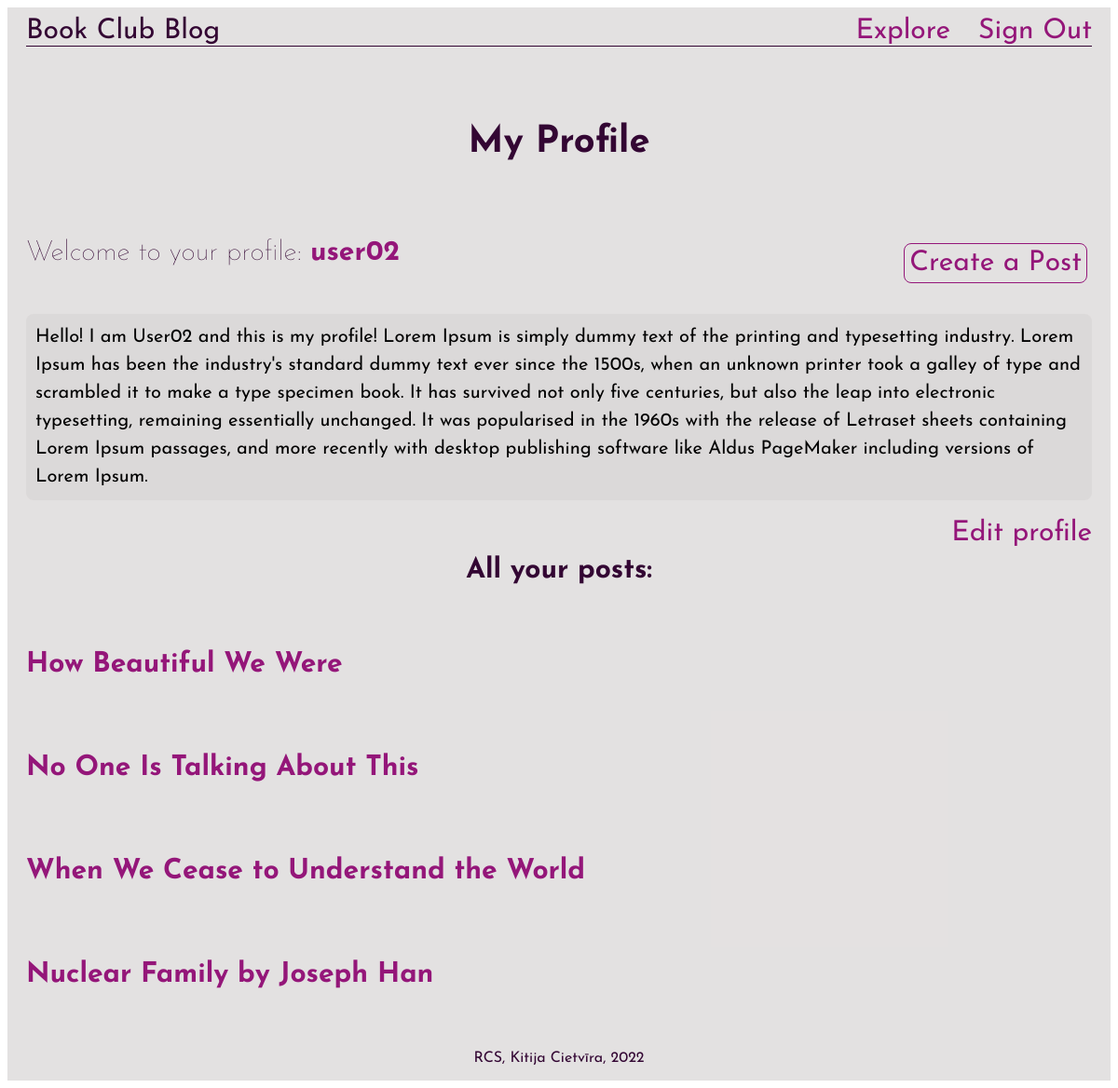
The page /view/profile.php?user-id=2 (signed in) on the database its author committed.
### tables this page shows
CREATE TABLE `users` (
  `id` int(11) NOT NULL,
  `username` varchar(255) NOT NULL,
  `email` varchar(255) NOT NULL,
  `password` varchar(255) NOT NULL
);

CREATE TABLE `profile` (
  `text` text NOT NULL,
  `user_id` int(255) NOT NULL,
  `image` text NOT NULL
);

CREATE TABLE `posts` (
  `id` int(11) NOT NULL,
  `title` varchar(255) NOT NULL,
  `text` text NOT NULL,
  `user_id` int(255) NOT NULL,
  `publish_date` datetime NOT NULL,
  `image` text NOT NULL,
  `post_deleted` tinyint(1) NOT NULL DEFAULT 0
);

### models/User.php (called while the page is built, shortened)
<?php
    Class User {
        private $id;
        private $username;
        private $dbConnection;
        public function __construct($dbConnection)
        {
            $this->dbConnection = $dbConnection;
        }
        public function getOne($userId)
        {
            $sql = "SELECT username,email,password FROM users WHERE id = ?";
            $stmt = $this->dbConnection->stmt_init();
           $this->id = (int)$userId;
            if ($stmt->prepare($sql)) {
                $stmt->bind_param("i", $param_userId);
                $param_userId = $this->id;
                if ($stmt->execute()) {
                    $stmt->store_result();
                    if ($stmt->num_rows == 1) {
                        $stmt->bind_result($db_username, $db_email, $db_password);
                        $stmt->fetch();
                        $this->username = $db_username;
                    }
                }
            } $stmt->close();
        }
        public function isOwner($sessionUserId)
        {
            return ((int)$sessionUserId === $this->id);
        }
        public function getId()
        {
            return $this->id;
        }
        public function getUsername()
        {
            return $this->username;
        }
    }
?>

### models/Profile.php (called while the page is built, shortened)
<?php
    Class Profile {
        private $text;
        private $dbConnection;
        public function __construct($dbConnection)
        {
            $this->dbConnection = $dbConnection;
        }
        public function getOne($userId)
        {
            $sql = "SELECT text,image FROM profile WHERE user_id = ?";
            $stmt = $this->dbConnection->stmt_init();
            if ($stmt->prepare($sql)) {
                $stmt->bind_param("i", $param_userId);
                if ($stmt->execute()) {
                    $stmt->store_result();
                    if ($stmt->num_rows == 1) {
                        $stmt->bind_result($db_text, $db_image);
                        $stmt->fetch();
                        $this->text = $db_text;
                    }
                } $stmt->close();
            }
        }
        public function getProfileText()
        {
            return $this->text;
        }
    }
?>

### models/Post.php (called while the page is built, shortened)
<?php
    Class Post {
        private $dbConnection;
        public function __construct($dbConnection)
        {
            $this->dbConnection = $dbConnection;
        }
        public function getAllFromUser($userId)
        {
            $sql = "SELECT * FROM posts WHERE NOT post_deleted AND user_id = ?";
            $stmt = $this->dbConnection->stmt_init();
            if ($stmt->prepare($sql)) {
                $stmt->bind_param("i", $param_userId);
                $param_userId = $userId;
                if ($stmt->execute()) {
                    return $stmt->get_result()->fetch_all(MYSQLI_ASSOC);
                } else {
                    echo "Error";
                }
            } else {
                echo "Error";
            }
        }
    }
?>

### view/profile.php (the view, shortened to what this page needs)
<?php
    $guest = TRUE;
    $userOwnsProfile = FALSE;
    require_once '../db.php';
    require_once '../models/User.php';
    require_once '../models/Post.php';
    require_once '../models/Profile.php';
    $userId = getParamsFromUrl("user-id");
    $user = new User($dbConnection);
    $user->getOne($userId);
    if (isset($_SESSION["signedin"]) && $_SESSION["signedin"] === TRUE) {
        $userOwnsProfile = $user->isOwner($_SESSION["id"]);
        $guest = FALSE;
    }
    $username = $user->getUsername();
    $allUserPosts = new Post($dbConnection);
    $allUserPosts = $allUserPosts->getAllFromUser($user->getId());
    $profile = new Profile ($dbConnection);
    $profile->getOne($userId);
    $text = $profile->getProfileText();
?>
<!DOCTYPE html>
<html lang="en">
<head>
    <link rel="stylesheet" href="../style/style.css" type="text/css">
</head>
<body class="body-color">
    <div class="wrapper wrapper-profile">
        <div class="nav-bar">
            <p>Book Club Blog</p>
            <a href="explore.php">Explore</a>
        <?php if (isset($_SESSION["signedin"]) && $_SESSION["signedin"] === TRUE) { ?>
            <a href="../controllers/signout.php">Sign Out</a>
        <?php } else { ?>
            <a href="signin.php">Sign In</a>
            <a href="signup.php">Sign Up</a>
            <a href="index.php">Home</a>
        <?php } ?>
        </div>
        <h2><?php echo ($userOwnsProfile === TRUE) ? "My Profile" : "Users Profile" ?></h2>
        <?php if(!$guest && $userOwnsProfile) { ?>
            <a class="btn-create" href="createpost.php">Create a Post</a>
        <?php } ?>
        <h3><?php echo ($userOwnsProfile === TRUE) ? "Welcome to your profile" : "Viewing Profile of" ?>: <span class="username"><?= $username ?><span></h3>
        <?php if(!$guest && $userOwnsProfile && $text == '') { ?>
            <p class="profile-text-hidden"><?= $text ?></p>
        <?php } else if ($text != '') { ?>
            <p class="profile-text"><?= $text ?></p>
        <?php } ?>
        <?php if ($userOwnsProfile === TRUE && $text != '') { ?>
            <a class="post-buttons" href="editprofile.php?user-id=<?= $userId ?>">Edit profile</a>
        <?php } else if ($text == '')  { ?>
            <a class="btn-create-hidden" href="editprofile.php?user-id=<?= $userId ?>">Edit profile</a>
        <?php } ?>
        <h3 class="all-posts"><?php echo ($userOwnsProfile) ? "All your posts" : "All posts of ".$username ?>: </h3>
        <div class="post-title">
            <?php foreach ($allUserPosts as $post) {?>
            <a class="posts-profile" href="post.php?post-id=<?php echo $post["id"]; ?>">
                <h4><?php echo $post["title"];?></h4>
            </a>
            <?php } ?>
        </div>
    </div>
    <div class="footer">
        <p>RCS, Kitija Cietvīra, 2022</p>
    </div>
</body>
</html>

### style/style.css (style rules this page uses)
html { background-image: url(https://wallpaperboat.com/wp-content/uploads/2020/04/green-aesthetic-wallpaper-full-hd-920x518.jpg); background-repeat: no-repeat; background-size: cover; font-family: "Josefin Sans", sans-serif; }
body { min-height: 100vh; display: flex; flex-direction: column; }
body .footer { display: inline-block; margin-top: auto; }
body .footer p { color: rgb(51, 6, 51); text-align: center; }
.body-color { background-color: hsla(0deg, 5%, 84%, 0.7); }
.wrapper-profile { padding: 10px 20px; }
.wrapper-profile .nav-bar { border-bottom: 1px solid rgb(51, 6, 51); display: flex; flex-direction: row; }
.wrapper-profile .nav-bar p { color: rgb(51, 6, 51); font-size: 30px; padding: 0; margin: 0; margin-right: auto; }
.wrapper-profile .nav-bar a { color: rgb(148, 22, 121); font-size: 30px; padding-left: 30px; margin: 0; text-decoration: none; }
.wrapper-profile h2 { color: rgb(51, 6, 51); text-align: center; padding: 50px; font-size: 40px; }
.wrapper-profile a { color: rgb(148, 22, 121); font-size: 30px; padding: 0px; margin: 0px; text-decoration: none; float: right; }
.wrapper-profile .btn-create { border: 1px solid rgb(148, 22, 121); border-radius: 8px; padding: 5px; margin: 5px; }
.wrapper-profile h3 { color: rgb(51, 6, 51); font-size: 30px; font-weight: 100; }
.wrapper-profile .profile-text { font-size: 20px; line-height: 30px; text-align: left; background-color: hsla(0deg, 5%, 84%, 0.6); padding: 10px; border-radius: 8px; }
.wrapper-profile .username { color: rgb(148, 22, 121); font-weight: bold; }
.wrapper-profile .all-posts { font-size: 30px; font-weight: bold; padding-top: 30px; text-align: center; }
.wrapper-profile .post-title { display: flex; flex-direction: column; }
.wrapper-profile .post-title .posts-profile { text-decoration: none; color: rgb(148, 22, 121); }

### rows shown on the page
users: username "user02"
profile: text "Hello! I am User02 and this is my profile! Lorem Ipsum is simply dummy text of the printing and typesetting industry. Lorem Ipsum has been the industry's standard dummy text ever since the 1500s, when an unknown printer took a galley of type and scrambled it to make a type specimen book. It has survived not only five centuries, but also the leap into electronic typesetting, remaining essentially unchanged. It was popularised in the 1960s with the release of Letraset sheets containing Lorem Ipsum passages, and more recently with desktop publishing software like Aldus PageMaker including versions of Lorem Ipsum."
posts: title "How Beautiful We Were"
posts: title "No One Is Talking About This"
posts: title "When We Cease to Understand the World"
posts: title "Nuclear Family by Joseph Han"
